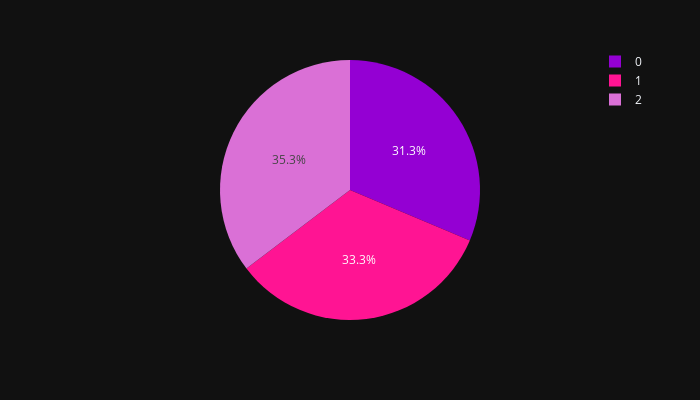

Notebook code cell kept with this figure:
### Markdown cell above
It's also useful to be able to visualise how many samples are in each cluster.

### Code cell
pie = clusters.groupby('Cluster').size().reset_index()
pie.columns=['Cluster','Value']
fig = px.pie(pie, values='Value', names='Cluster', color='Cluster', category_orders={"Cluster": ["0", "1", "2"]}, height=400, width=700, color_discrete_sequence=['darkviolet','deeppink','orchid'], template="plotly_dark")
fig.update_layout(legend=dict(
    yanchor="top",
    y=1.05,
    xanchor="right",
    x=1.05
))
fig.show()

### Figure 1 — Plotly figure (JSON) as saved in the notebook; plotly's stock layout.template omitted (floating-point values rounded to 4 significant figures)
{"data": [{"customdata": [[0], [1], [2]], "direction": "clockwise", "domain": {"x": [0, 1], "y": [0, 1]}, "hovertemplate": "Cluster=%{customdata[0]}<br>Value=%{value}<extra></extra>", "labels": [0, 1, 2], "legendgroup": "", "marker": {"colors": ["darkviolet", "deeppink", "orchid"]}, "name": "", "showlegend": true, "sort": false, "type": "pie", "values": [47, 50, 53]}], "layout": {"height": 400, "legend": {"tracegroupgap": 0, "x": 1.05, "xanchor": "right", "y": 1.05, "yanchor": "top"}, "margin": {"t": 60}, "piecolorway": ["darkviolet", "deeppink", "orchid"], "width": 700}}
